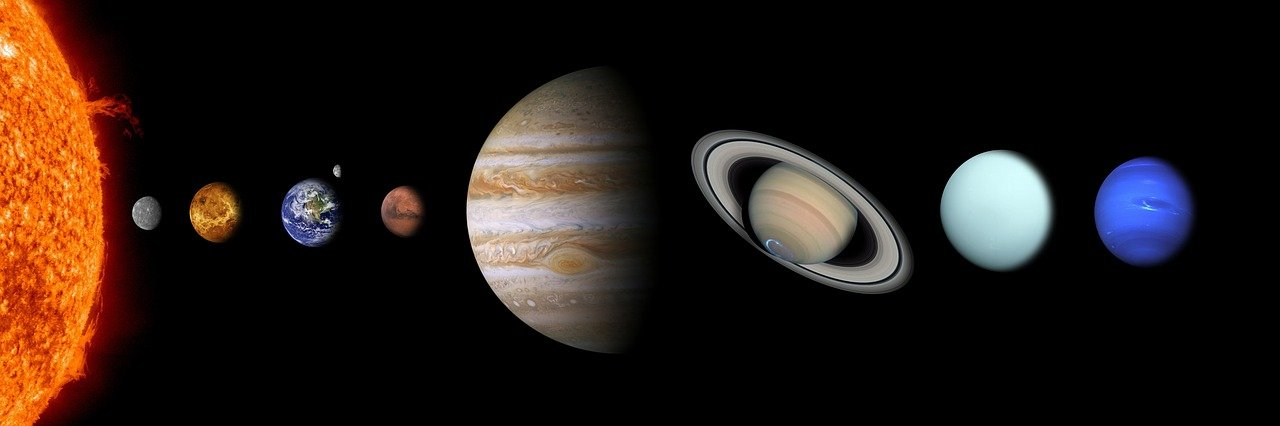
#> input picture solar-system.jpg, 1280 x 426 px
$ python solarsystem.py
#> lines starting #> are read from the running program, lines starting #| are printed output that depends on the picture; after the words box and inside, x2 and y2 are one past the last pixel; in counts of white or black regions, pixels touching at a corner belong together
import cv2

img = cv2.imread("solar-system.jpg")
#> img is the input picture: shape (426, 1280, 3); mean B, G, R 20.5, 25.8, 36.5
sun = "Sun"
cv2.putText(img,sun,(120,40),fontFace=cv2.FONT_HERSHEY_COMPLEX_SMALL,fontScale=1,color=(0,0,255))
#> img: shape (426, 1280, 3); 0.03% of pixels changed, all inside (x1, y1, x2, y2) = (123, 27, 168, 41)
cv2.putText(img,"mercury",(140,270),fontFace=cv2.FONT_HERSHEY_COMPLEX_SMALL,fontScale=1,color=(255,255,255))
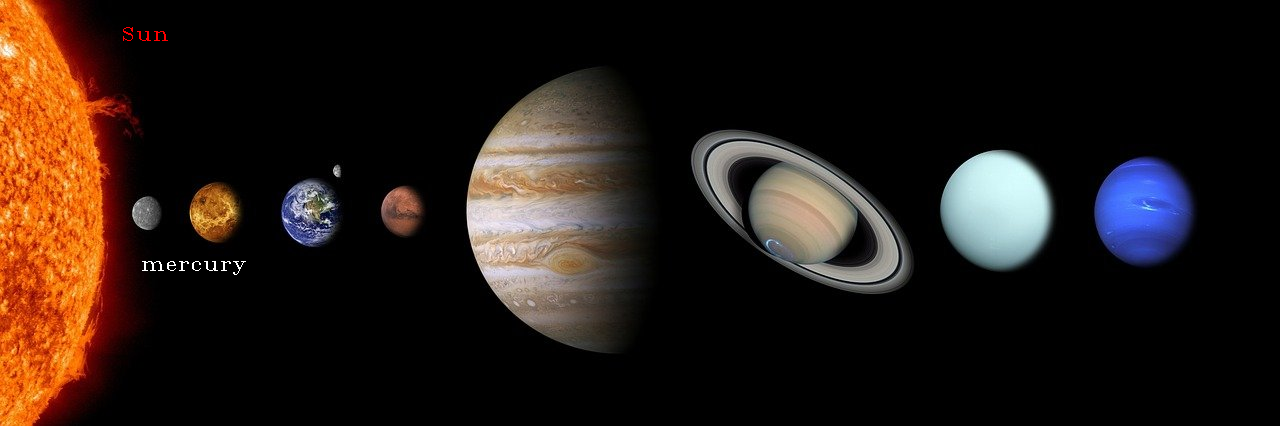
#> img: shape (426, 1280, 3); mean B, G, R 20.6, 25.9, 36.8
cv2.putText(img,"venus",(210,160),fontFace=cv2.FONT_HERSHEY_COMPLEX_SMALL,fontScale=1,color=(255,255,255))
#> img: shape (426, 1280, 3); 0.04% of pixels changed, all inside (x1, y1, x2, y2) = (211, 151, 281, 161)
cv2.putText(img,"earth",(310,270),fontFace=cv2.FONT_HERSHEY_COMPLEX_SMALL,fontScale=1,color=(255,255,255))
cv2.putText(img,"mars",(410,160),fontFace=cv2.FONT_HERSHEY_COMPLEX_SMALL,fontScale=1,color=(255,255,255))
#> img: shape (426, 1280, 3); mean B, G, R 20.9, 26.2, 37
cv2.putText(img,"jupiter",(570,40),fontFace=cv2.FONT_HERSHEY_COMPLEX_SMALL,fontScale=1,color=(255,255,255))
cv2.putText(img,"saturn",(800,335),fontFace=cv2.FONT_HERSHEY_COMPLEX_SMALL,fontScale=1,color=(255,255,255))
cv2.putText(img,"uranus",(980,105),fontFace=cv2.FONT_HERSHEY_COMPLEX_SMALL,fontScale=1,color=(255,255,255))
cv2.putText(img,"neptune",(1160,280),fontFace=cv2.FONT_HERSHEY_COMPLEX_SMALL,fontScale=1,color=(255,255,255))
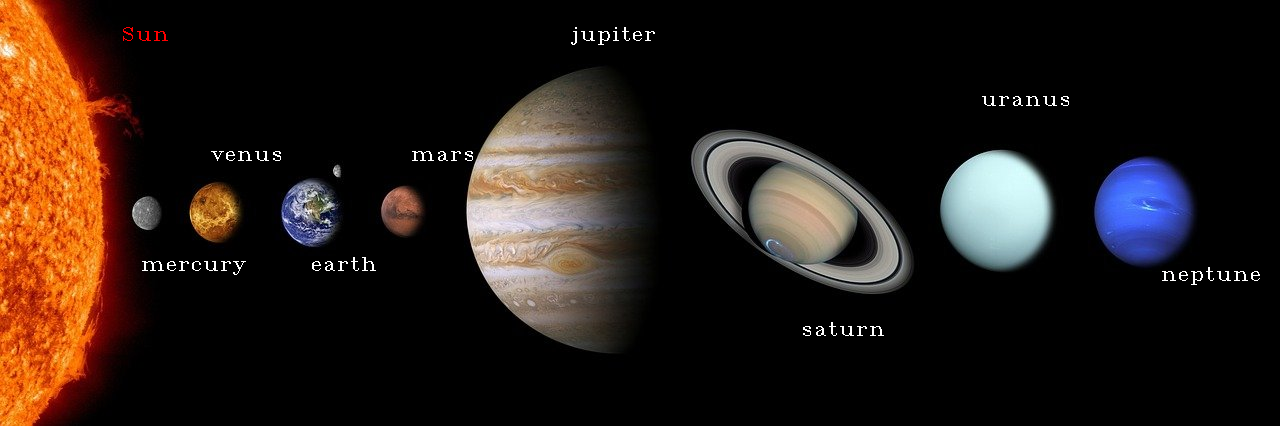
#> img: shape (426, 1280, 3); mean B, G, R 21.4, 26.8, 37.6


cv2.imshow("Solar",img)
cv2.imwrite("solar1.png",img)
cv2.waitKey(0)
